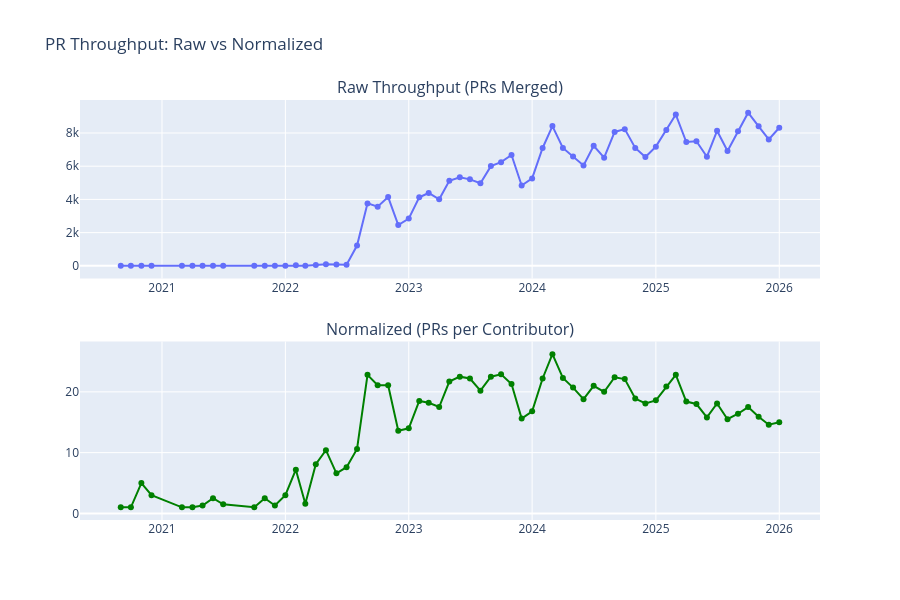

The notebook cell this image was saved under:
### Code cell
# Combined view: Raw vs Normalized
fig = make_subplots(rows=2, cols=1, 
                    subplot_titles=('Raw Throughput (PRs Merged)', 'Normalized (PRs per Contributor)'),
                    vertical_spacing=0.15)

fig.add_trace(
    go.Scatter(x=df_monthly['month'], y=df_monthly['prs_merged'], 
               mode='lines+markers', name='PRs Merged'),
    row=1, col=1
)

fig.add_trace(
    go.Scatter(x=df_monthly['month'], y=df_monthly['prs_per_contributor'], 
               mode='lines+markers', name='PRs per Contributor', line=dict(color='green')),
    row=2, col=1
)

fig.update_layout(height=600, title_text='PR Throughput: Raw vs Normalized', showlegend=False)
fig.show()

# Export manually: fig.write_image('pr-throughput-raw-vs-normalized.png')

### Figure 1 — Plotly figure (JSON) as saved in the notebook; plotly's stock layout.template omitted (floating-point values rounded to 4 significant figures)
{"data": [{"mode": "lines+markers", "name": "PRs Merged", "type": "scatter", "x": ["2020-09-01", "2020-10-01", "2020-11-01", "2020-12-01", "2021-03-01", "2021-04-01", "2021-05-01", "2021-06-01", "2021-07-01", "2021-10-01", "2021-11-01", "2021-12-01", "2022-01-01", "2022-02-01", "2022-03-01", "2022-04-01", "2022-05-01", "2022-06-01", "2022-07-01", "2022-08-01", "2022-09-01", "2022-10-01", "2022-11-01", "2022-12-01", "2023-01-01", "2023-02-01", "2023-03-01", "2023-04-01", "2023-05-01", "2023-06-01", "2023-07-01", "2023-08-01", "2023-09-01", "2023-10-01", "2023-11-01", "2023-12-01", "2024-01-01", "2024-02-01", "2024-03-01", "2024-04-01", "2024-05-01", "2024-06-01", "2024-07-01", "2024-08-01", "2024-09-01", "2024-10-01", "2024-11-01", "2024-12-01", "2025-01-01", "2025-02-01", "2025-03-01", "2025-04-01", "2025-05-01", "2025-06-01", "2025-07-01", "2025-08-01", "2025-09-01", "2025-10-01", "2025-11-01", "2025-12-01", "2026-01-01"], "xaxis": "x", "y": [1, 1, 5, 3, 2, 1, 4, 5, 3, 2, 10, 4, 12, 29, 8, 57, 94, 86, 68, 1221, 3761, 3562, 4140, 2458, 2845, 4123, 4387, 4006, 5117, 5336, 5209, 4977, 6005, 6245, 6676, 4837, 5265, 7097, 8416, 7101, 6585, 6040, 7226, 6511, 8063, 8232, 7099, 6552, 7178, 8183, 9109, 7456, 7502, 6571, 8131, 6919, 8102, 9223, 8404, 7611, 8317], "yaxis": "y"}, {"line": {"color": "green"}, "mode": "lines+markers", "name": "PRs per Contributor", "type": "scatter", "x": ["2020-09-01", "2020-10-01", "2020-11-01", "2020-12-01", "2021-03-01", "2021-04-01", "2021-05-01", "2021-06-01", "2021-07-01", "2021-10-01", "2021-11-01", "2021-12-01", "2022-01-01", "2022-02-01", "2022-03-01", "2022-04-01", "2022-05-01", "2022-06-01", "2022-07-01", "2022-08-01", "2022-09-01", "2022-10-01", "2022-11-01", "2022-12-01", "2023-01-01", "2023-02-01", "2023-03-01", "2023-04-01", "2023-05-01", "2023-06-01", "2023-07-01", "2023-08-01", "2023-09-01", "2023-10-01", "2023-11-01", "2023-12-01", "2024-01-01", "2024-02-01", "2024-03-01", "2024-04-01", "2024-05-01", "2024-06-01", "2024-07-01", "2024-08-01", "2024-09-01", "2024-10-01", "2024-11-01", "2024-12-01", "2025-01-01", "2025-02-01", "2025-03-01", "2025-04-01", "2025-05-01", "2025-06-01", "2025-07-01", "2025-08-01", "2025-09-01", "2025-10-01", "2025-11-01", "2025-12-01", "2026-01-01"], "xaxis": "x2", "y": [1.0, 1.0, 5.0, 3.0, 1.0, 1.0, 1.3, 2.5, 1.5, 1.0, 2.5, 1.3, 3.0, 7.2, 1.6, 8.1, 10.4, 6.6, 7.6, 10.6, 22.8, 21.1, 21.1, 13.6, 14.0, 18.5, 18.2, 17.5, 21.7, 22.5, 22.2, 20.2, 22.5, 22.9, 21.3, 15.6, 16.8, 22.2, 26.2, 22.3, 20.7, 18.8, 21.0, 20.0, 22.4, 22.1, 18.9, 18.1, 18.6, 20.9, 22.8, 18.4, 18.0, 15.8, 18.1, 15.5, 16.4, 17.5, 15.9, 14.6, 15.0], "yaxis": "y2"}], "layout": {"annotations": [{"font": {"size": 16}, "showarrow": false, "text": "Raw Throughput (PRs Merged)", "x": 0.5, "xanchor": "center", "xref": "paper", "y": 1.0, "yanchor": "bottom", "yref": "paper"}, {"font": {"size": 16}, "showarrow": false, "text": "Normalized (PRs per Contributor)", "x": 0.5, "xanchor": "center", "xref": "paper", "y": 0.425, "yanchor": "bottom", "yref": "paper"}], "height": 600, "showlegend": false, "title": {"text": "PR Throughput: Raw vs Normalized"}, "xaxis": {"anchor": "y", "domain": [0.0, 1.0]}, "xaxis2": {"anchor": "y2", "domain": [0.0, 1.0]}, "yaxis": {"anchor": "x", "domain": [0.575, 1.0]}, "yaxis2": {"anchor": "x2", "domain": [0.0, 0.425]}}}
